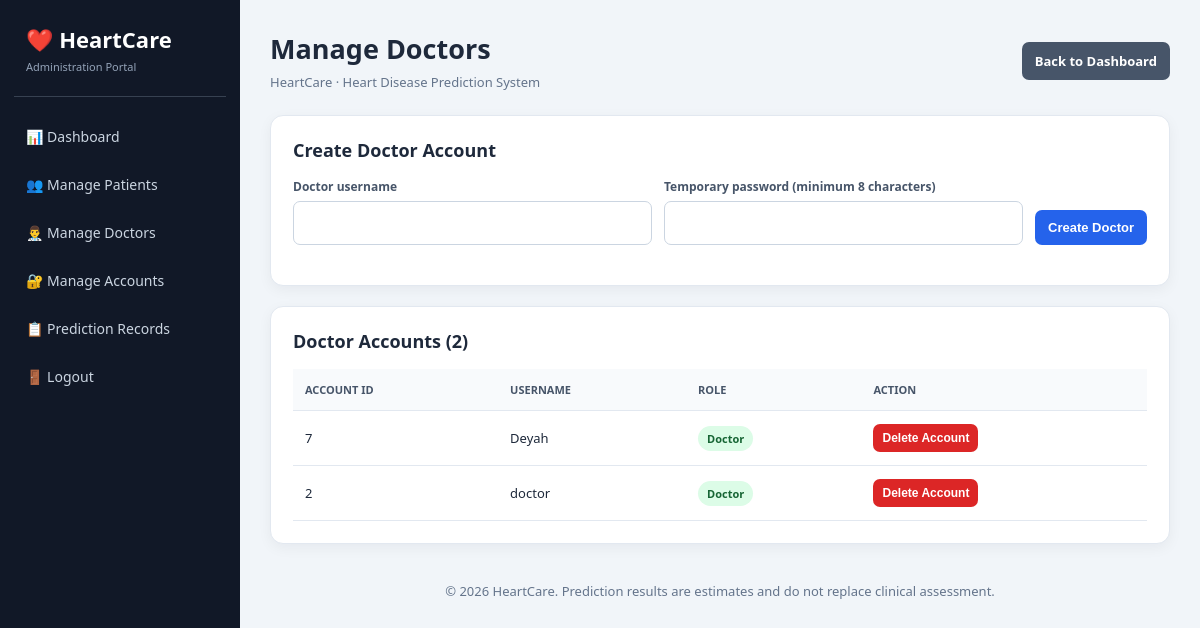
/admin/doctors (signed in), run on an earlier commit of the app's database.
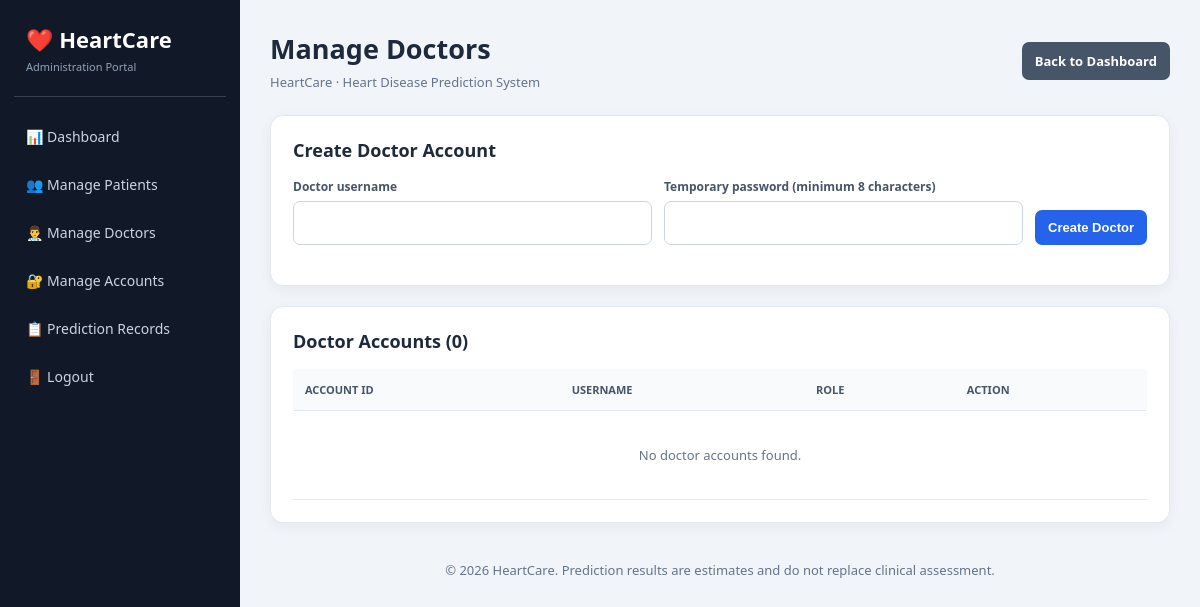
And on a later commit of the database.
### app.py (models this page shows)
class User(
    UserMixin,
    db.Model
):
    id = db.Column(
        db.Integer,
        primary_key=True
    )
    username = db.Column(
        db.String(100),
        unique=True
    )
    password = db.Column(
        db.String(255)
    )
    role = db.Column(
        db.String(50)
    )
    patient_code = db.Column(
        db.String(50),
        nullable=True,
        index=True
    )

### app.py (the view, shortened to what this page needs)
@app.route("/admin/doctors", methods=["GET", "POST"])
def admin_doctors():
    access_response = admin_access_check()
    if access_response:
        return access_response
    doctors = User.query.filter_by(role="doctor").order_by(User.id.desc()).all()
    return render_template("admin_doctors.html", doctors=doctors)

### app.py (called while the page is built)
def admin_access_check():
    if "role" not in session:
        return redirect(url_for("login"))
    if session.get("role") != "admin":
        return ("Access Denied", 403)
    return None

### templates/admin_doctors.html (shortened to what this page needs)
{% extends "admin_management_base.html" %}
{% block heading %}Manage Doctors{% endblock %}
{% block content %}
<section class="card"><h2 style="font-size:18px;margin:0 0 16px;">Create Doctor Account</h2>
<form method="POST" class="toolbar"><div class="field"><label for="username">Doctor username</label><input id="username" name="username" minlength="3" maxlength="100" required></div><div class="field"><label for="password">Temporary password (minimum 8 characters)</label><input id="password" name="password" type="password" minlength="8" autocomplete="new-password" required></div><button class="btn" type="submit">Create Doctor</button></form></section>
<section class="card"><h2 style="font-size:18px;margin:0 0 16px;">Doctor Accounts ({{ doctors|length }})</h2><div class="table-wrap"><table><thead><tr><th>Account ID</th><th>Username</th><th>Role</th><th>Action</th></tr></thead><tbody>
{% for doctor in doctors %}<tr><td>{{ doctor.id }}</td><td>{{ doctor.username }}</td><td><span class="badge doctor">Doctor</span></td><td><form method="POST" action="{{ url_for('admin_delete_account', user_id=doctor.id) }}" onsubmit="return confirm('Delete this doctor account?');"><button class="btn danger small" type="submit">Delete Account</button></form></td></tr>
{% else %}<tr><td colspan="4" class="empty">No doctor accounts found.</td></tr>{% endfor %}
</tbody></table></div></section>
{% endblock %}

What changed in the data, as far as the page shows it:
removed User: id "7", username "Deyah"
no longer on this page (row edited): User: id "2", username "doctor"
Also different on the page:
{{ doctors|length }}: "2" → "0"
text now shown: "No doctor accounts found."
